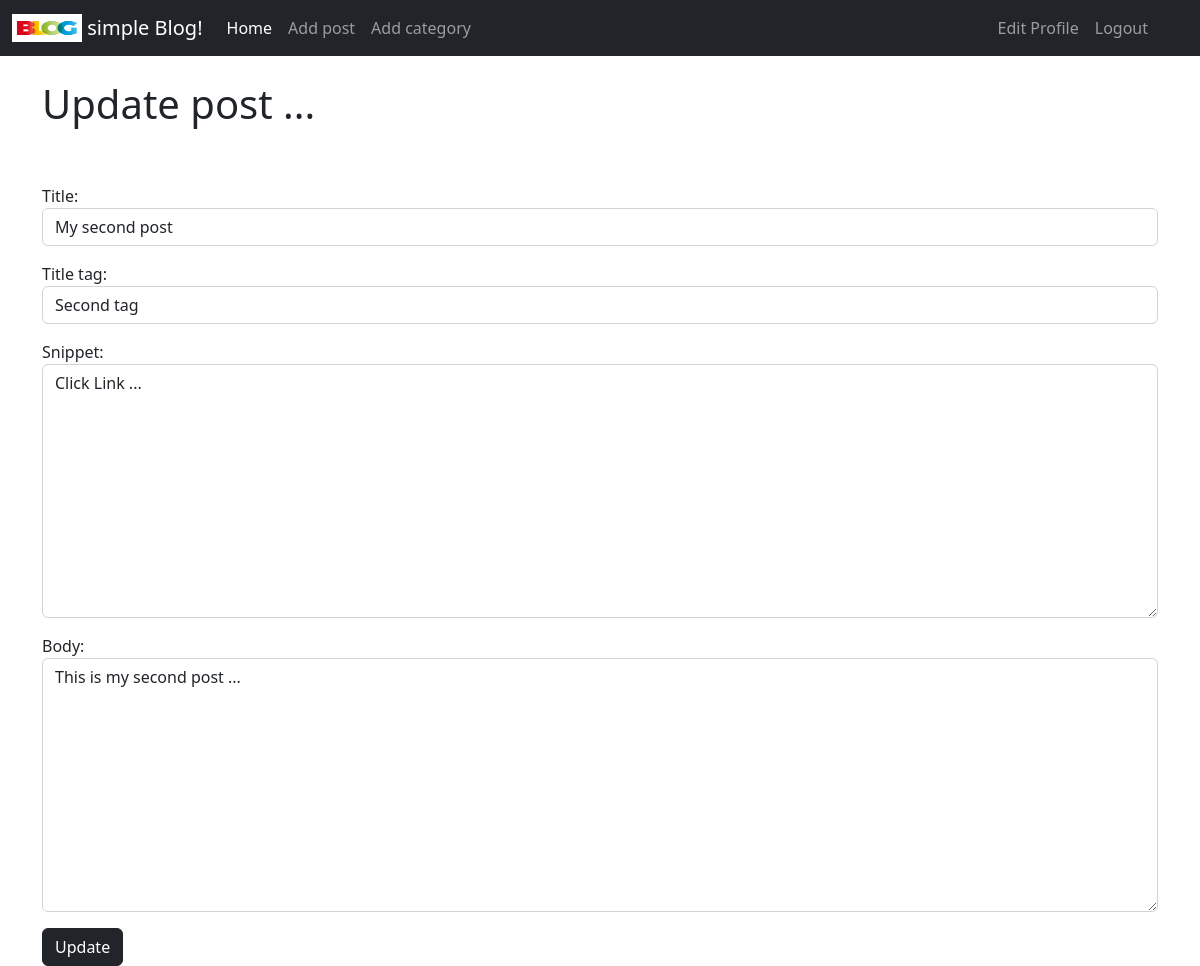
/article/edit/2/ (signed in), run on an earlier commit of the app's database.
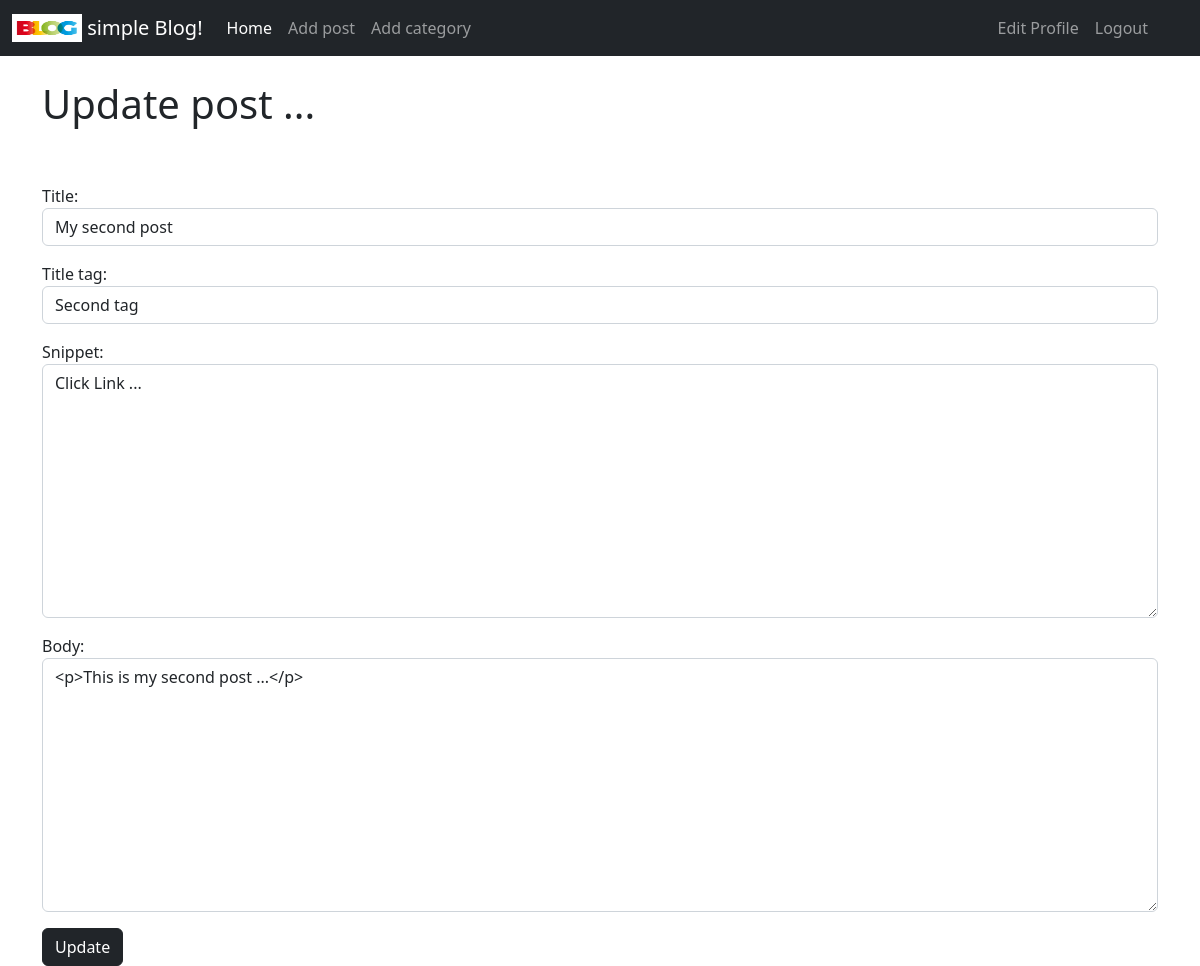
And on a later commit of the database.
### theblog/models.py (models this page shows, shortened)
class Post(models.Model):
    title = models.CharField(max_length=255)
    header_image = models.ImageField(null=True, blank=True, upload_to='images/')
    title_tag = models.CharField(max_length=255)
    author = models.ForeignKey(User, on_delete=models.CASCADE)
    body = RichTextField(blank=True, null=True)
    post_date = models.DateField(auto_now_add=True)
    category = models.CharField(max_length=255, default='uncategorized')
    snippet = models.CharField(max_length=255)
    likes = models.ManyToManyField(User, related_name='blog_posts')

### theblog/views.py (the view)
# urls.py: path('article/edit/<int:pk>/', UpdatePostView.as_view(), name="update_post"),
class UpdatePostView(UpdateView):
    model = Post
    form_class = EditPostForm
    template_name = 'update_post.html'

### theblog/forms.py
class EditPostForm(forms.ModelForm):
    class Meta:
        model = Post
        fields = ('title', 'title_tag', 'snippet','body')
        widgets = {
            'title': forms.TextInput(attrs={'class': 'form-control'}),
            'title_tag': forms.TextInput(attrs={'class': 'form-control'}),
            'snippet': forms.Textarea(attrs={'class': 'form-control'}),
            'body': forms.Textarea(attrs={'class': 'form-control'}),
        }

### theblog/templates/update_post.html (shortened to what this page needs)
{% extends 'base.html' %}
{% block content %}
    {% if user.is_authenticated %}
        {% if user.id == post.author.id %}
            <h1>Update post ...</h1>
            <br/><br/>
            <div class="form-group">
                <form method="POST">
                    {{ form.as_p}}
                    <button class="btn btn-dark">Update</button>
                </form>
            </div>
        {% endif %}
    {% endif %}
{% endblock %}

What changed in the data, as far as the page shows it:
changed Post "My second post": body "This is my second post ..." → "<p>This is my second post ...</p>"
